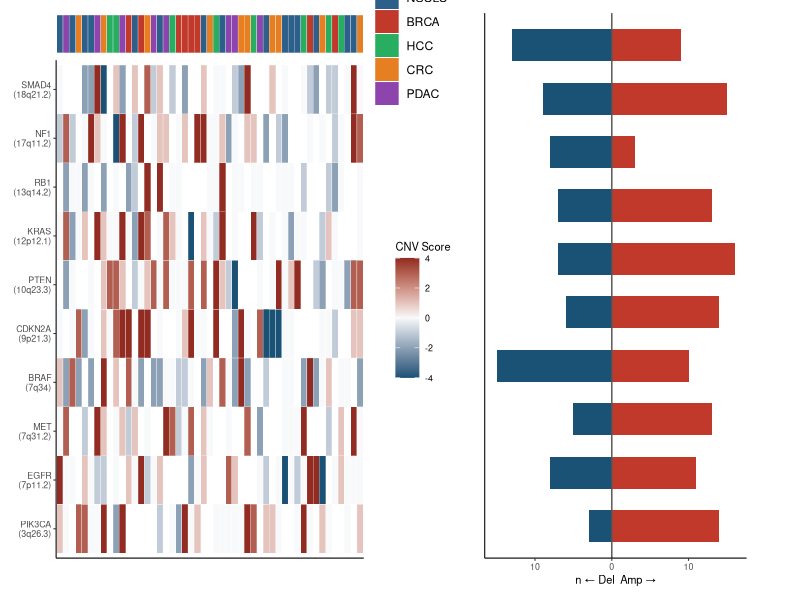

The R script that drew this image:
library(ggplot2); library(dplyr); library(tidyr); library(patchwork)

set.seed(6)
GENES_CNV <- c("PIK3CA","EGFR","MET","BRAF","CDKN2A","PTEN","KRAS","RB1","NF1","SMAD4")
CYTO <- c(PIK3CA="3q26.3",EGFR="7p11.2",MET="7q31.2",BRAF="7q34",CDKN2A="9p21.3",
           PTEN="10q23.3",KRAS="12p12.1",RB1="13q14.2",NF1="17q11.2",SMAD4="18q21.2")
TT_COLORS <- c(NSCLC="#2c5f8a",BRCA="#c0392b",HCC="#27ae60",CRC="#e67e22",PDAC="#8e44ad")
TT <- c(NSCLC=25,BRCA=13,HCC=12,CRC=16,PDAC=14)

pts <- data.frame(USUBJID=paste0("PT",sprintf("%03d",1:49)),
                  TUMORTYPE=sample(rep(names(TT), c(15,8,8,10,8))))

SCORES <- c(-4,-2,-1,0,1,3,4)
cnv <- expand.grid(USUBJID=pts$USUBJID, HUGO_SYMBOL=GENES_CNV) %>%
  filter(runif(n()) > 0.35) %>%
  mutate(SCORE=sample(SCORES, n(), TRUE, prob=c(.05,.1,.1,.35,.15,.1,.15)),
         GENE_LBL=paste0(HUGO_SYMBOL,"\n(",CYTO[HUGO_SYMBOL],")"),
         GENE_LBL=factor(GENE_LBL, levels=paste0(GENES_CNV,"\n(",CYTO[GENES_CNV],")"))) %>%
  left_join(pts, by="USUBJID") %>%
  mutate(USUBJID=factor(USUBJID, levels=pts$USUBJID))

tt_track <- pts %>% mutate(USUBJID=factor(USUBJID,levels=pts$USUBJID),
                            TUMORTYPE=factor(TUMORTYPE,levels=names(TT_COLORS)))

sum_cnv <- cnv %>% group_by(HUGO_SYMBOL,GENE_LBL) %>%
  summarise(n_amp=sum(SCORE>0), n_del=sum(SCORE<0), .groups="drop") %>%
  pivot_longer(c(n_amp,n_del), names_to="type", values_to="n") %>%
  mutate(n_signed=ifelse(type=="n_del",-n,n),
         GENE_LBL=factor(GENE_LBL,levels=paste0(GENES_CNV,"\n(",CYTO[GENES_CNV],")")))

p_tt <- ggplot(tt_track, aes(USUBJID,1,fill=TUMORTYPE)) +
  geom_tile(color="white") + scale_fill_manual(values=TT_COLORS) + theme_void()

p_heat <- ggplot(cnv, aes(USUBJID,GENE_LBL,fill=SCORE)) +
  geom_tile(color="white") +
  scale_fill_gradient2(low="#1a5276",mid="#f8f9fa",high="#922b21",midpoint=0,
                       limits=c(-4,4), name="CNV Score") +
  theme_classic(base_size=8) +
  theme(axis.text.x=element_blank(), axis.ticks.x=element_blank(),
        axis.title.x=element_blank()) + labs(y=NULL)

p_bar <- ggplot(sum_cnv, aes(n_signed, GENE_LBL,
                              fill=ifelse(n_signed>0,"#c0392b","#1a5276"))) +
  geom_col(width=.6) + geom_vline(xintercept=0,color="#555555") +
  scale_fill_identity() +
  scale_x_continuous(name="n ← Del  Amp →", labels=abs) +
  theme_classic(base_size=8) +
  theme(axis.text.y=element_blank(), axis.ticks.y=element_blank(),
        axis.title.y=element_blank())

p <- (p_tt / p_heat + plot_layout(heights=c(1,12))) | p_bar +
  plot_layout(widths=c(13,2)) +
  plot_annotation(title="CNV Plot — Gene-Level Copy Number Alterations",
                  subtitle="n = 49 patients")

ggsave("plots/06_cnv.png", p, width=17, height=9, dpi=180, bg="white")
cat("06 done\n")
